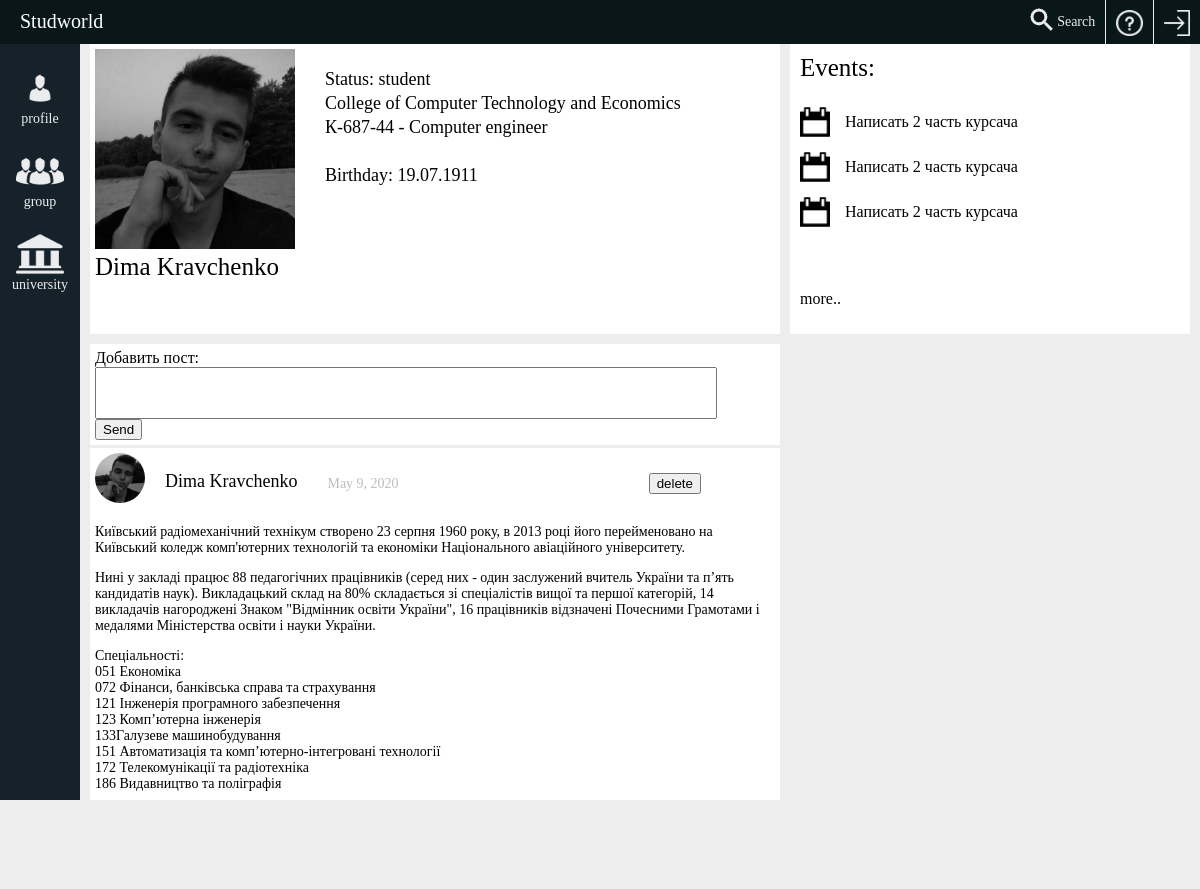
The app's page /account/ (signed in) with its own data.
### account/models.py (models this page shows, shortened)
class Profile(models.Model):
    user = models.OneToOneField(settings.AUTH_USER_MODEL, on_delete=models.CASCADE)
    date_of_birth = models.DateField(blank=True, null=True)
    photo = models.ImageField(upload_to='users/%Y/%m/%d/', blank=True)

class UserPost(models.Model):
    user = models.ForeignKey(settings.AUTH_USER_MODEL, on_delete=models.CASCADE,)
    date = models.DateField(default=timezone.now, blank=True)
    body = models.TextField()

### account/views.py (the view)
# urls.py: path('', views.profile, name='profile'),
@login_required
def profile(request):
    if request.method == 'POST':
        my_post = NewPost(request.POST)
        my_post = my_post.save(commit=False)
        my_post.user = request.user
        my_post.save()
    M_posts = UserPost.objects.all().filter(user=request.user).order_by('-pk')
    M_profile = Profile.objects.get(user=request.user)
    return render(request, 'account/profile.html', {'section': 'profile', 'profile': M_profile, 'posts':  M_posts, 'post_form': NewPost()})

### account/forms.py
class NewPost(forms.ModelForm):
    class Meta:
        model = UserPost
        fields = ('body',)
        labels = {'body': 'Добавить пост:'}

### account/templates/account/profile.html (shortened to what this page needs)
{% extends "base.html" %}
{% load static %}
{% block content %}
<div class="profile">
    <div class="profile-photo-name">
        {% if profile.photo %}
        <img src="{{ profile.photo.url }}" class="profile-photo">
        {% else %}
        <img src="{% static 'images/no-photo.png' %}" class="profile-photo">
        {% endif %}
        <span class="profile-name">{{ request.user.first_name }} {{ request.user.last_name }}</span>
    </div>
    <div class="profile-info">
        <p>
            <span>Status: student</span><br>
            <a href="#" class="d_link">College of Computer Technology and Economics</a><br>
            <a href="#" class="d_link">К-687-44</a> - Computer engineer<br><br>
            <span>Birthday: 19.07.1911</span>
        </p>
    </div>
</div>
<div class="dashboard">
    <div class="post">
        <form method="POST" class="post_form" novalidate>
        <div>
        {% for field in post_form %}
        <div class="form-group">
            {{field.label_tag}}
            <div>{{field}}</div>
        </div>
        {% endfor %}
        </div>
        <input type="submit" value="Send" >
    </form>
    </div>
    {% for post in posts%}
    <div class="post">
        <div class="post-title">
            {% if profile.photo %}
            <img src="{{ profile.photo.url }}" class="post-photo">
            {% else %}
            <img src="{% static 'images/no-photo.png' %}" class="post-photo">
            {% endif %}
            <p class="post-who">{{ request.user.get_full_name }}</p>
            <p class="post-date">{{post.date}}</p>
            <form action="{% url 'post_delete' post.id %}" method="post">
                <input type="submit" value="delete" class="post_delete">
            </form>
        </div>
        <div class="post-body">
                {{ post.body|linebreaks }}
        </div>
        <div class="post-footer">
            <img src="{% static 'images/like.png' %}" class="post-like">
            <p>likes</p>
            <img src="{% static 'images/comment.png' %}" class="post-comment">
            <p>comments</p>
        </div>
    </div>
    {% endfor %}
</div>
<div class="events">
    <p class="events-title">Events:</p>
    <div class="event">
        <img src="images/event.png" class="events-ico">
        <span class="events-info">Написать 2 часть курсача</span>
    </div>
    <div class="event">
        <img src="images/event.png" class="events-ico">
        <span class="events-info">Написать 2 часть курсача</span>
    </div>
    <div class="event">
        <img src="images/event.png" class="events-ico">
        <span class="events-info">Написать 2 часть курсача</span>
    </div>
    <p class="events-more"><a href="#" class="d_link"> more..</a></p>
</div>
{% endblock %}

### account/templates/base.html (shortened to what this page needs)
{% load static %}
<!DOCTYPE html>
<html>
<head>
     <link href="{% static 'css/base.css' %}" rel="stylesheet">
</head>
<body>
    <header>
        {% if request.user.is_authenticated %}
        <div class="logo">
            <span class="span">Studworld</span>
        </div>
        <ul class="topul">
            <li class="topli_search">
                <a href="#"><img src="{% static 'images/search.png' %}" class="search_logo"></a>
                <a href="#" class="sp_href"><span>Search</span></a>
            </li>
            <li class="topli">
                <a href="{% url 'edit' %}"><img src="{% static 'images/question.png' %}" class="header_ico"></a>
            </li>
            <li class="topli">
                <a href="{% url 'logout' %}"><img src="{% static 'images/exit.png' %}" class="header_ico"></a>
            </li>
        </ul>
    {% endif %}
    </header>
    {% if request.user.is_authenticated %}
    <div class="content">
        <div class="leftmenu">
            <ul class="leftul">
                <li class="leftli">
                    <a href="{% url 'profile' %}"><img src="{% static 'images/profile.png' %}" class="ico_lmenu"></a>
                    <a href="#" class="sp_href"><span>profile</span></a>
                </li>
                <li class="leftli">
                    <a href="#"><img src="{% static 'images/group.png' %}" class="ico_lmenu"></a>
                    <a href="#" class="sp_href"><span>group</span></a>
                </li>
                <li class="leftli">
                    <a href="#"><img src="{% static 'images/university.png' %}" class="ico_lmenu"></a>
                    <a href="#" class="sp_href"><span>university</span></a>
                </li>
            </ul>
        </div>
        {% block content %}{% endblock %}
    </div>
    {% else %}
    {% block auth %}{% endblock %}
    {% endif %}
</body>
</html>

### account/static/css/base.css (style rules this page uses)
html, body { height: 100%; overflow: hidden; }
body { margin:0; padding:0; font-family: Roboto-Medium; overflow:auto; background: #ededed; }
* { zoom:100%; }
form label { display:block; }
.sp_href { color: #EBECEE; text-decoration: none; }
.sp_href:link { color: #EBECEE; }
header { height: 44px; width: 100%; background: #09171A; color: white; }
.logo { font-size: 20px; display: flex; align-items: center; margin-left: 20px; float: left; margin-top:10px; }
.topul { display: flex; float: right; height: 100%; margin: 0; list-style-type: none; }
.topli { height: 100%; border-left: 1px solid #EBECEE; }
.topli_search { height: 100%; display: flex; align-items: center; margin-right: 10px; font-size: 14px; }
.header_ico { height: 60%; margin:10px; }
.search_logo { height: 30px; }
.content { display:grid; grid-template-rows: 300px 1fr; grid-template-columns: 80px 1fr 700px 400px 1fr; width: 100%; height: 100%; }
.d_link { color: black; text-decoration: none; }
.leftmenu { grid-area: 1/1/3/2; background-color: #15222A; color: #EBECEE; }
.leftul { display: flex; flex-direction: column; align-items: center; list-style-type: none; padding: 0px; margin: 0px; position: sticky; top: 0; width: 80px }
.leftli { display: flex; margin:0px; flex-direction: column; width: 100%; font-size: 14px }
.leftli a { text-align: center; }
.ico_lmenu { width: 60%; padding-top:20px; margin-bottom: -5px; }
.profile { grid-area: 1/3; grid-template: 1fr/200px 1fr; margin-bottom: 10px; margin-right: 10px; background:white; display: grid; padding: 5px; }
.profile-photo-name { grid-area: 1/1; width: 100%; }
.profile-photo { width: 100%; max-height: 250px; object-fit: cover; }
.profile-name { font-size: 25px; }
.profile-info { grid-area: 1/2; margin-left: 30px; font-size: 18px; padding: 0px; line-height: 24px; }
.dashboard { grid-area: 2/3; margin-right: 10px; }
.post { padding: 5px; border-bottom: 3px solid #ededed; background:white; }
.post-title { display: flex; }
.post-photo { width: 50px; height: 50px; border-radius: 1000px; margin-right: 20px; }
.post-who { font-size: 18px; margin-right: 30px }
.post-date { color: #BEBEBE; margin-top: 23px; font-size: 14px; }
.post_delete { margin-top: 20px; margin-left:250px; }
.post-body { font-size: 14px; overflow: hidden; }
.post-footer { display: flex; align-items: center; font-size: 15px; }
.post-like { width: 20px; height: 20px; margin-right: 5px; }
.post-comment { width: 20px; height: 20px; margin-left: 70px; margin-right:5px; }
#id_body { display: block; height: 30px; width: 600px; resize: none; overflow: auto; padding: 10px; font-size: 14px; line-height: 1.2; }
.events { grid-area: 1/4; background:white; margin-bottom: 10px; padding: 10px; }
.events-title { font-size: 25px; margin-top:0; }
.event { display: flex; align-items: center; margin-bottom: 15px }
.events-ico { width: 30px; margin-right: 15px; }
.events-more { position: sticky; top: 290px }

### records on screen
Profile: photo (picture)
UserPost: photo (picture), date "May 9, 2020", body "Київський радіомеханічний технікум створено 23 серпня 1960 року, в 2013 році його перейменовано на Київський коледж комп'ютерних технологій та економіки Національного авіаційного університету. Нині у закладі працює 88 педагогічних працівників (серед них - один заслужений вчитель України та п’ять кандидатів наук). Викладацький склад на 80% складається зі спеціалістів вищої та першої категорій, 14 викладачів нагороджені Знаком \"Відмінник освіти України\", 16 працівників відзначені Почесними Грамотами і медалями Міністерства освіти і науки України. Спеціальності: 051 Економіка 072 Фінанси, банківська справа та страхування 121 Інженерія програмного забезпечення 123 Комп’ютерна інженерія…"

### other values on screen
{{ request.user.first_name }} "Dima"
{{ request.user.last_name }} "Kravchenko"
{{ field.label_tag }} "Добавить пост:"
{{ request.user.get_full_name }} "Dima Kravchenko"
